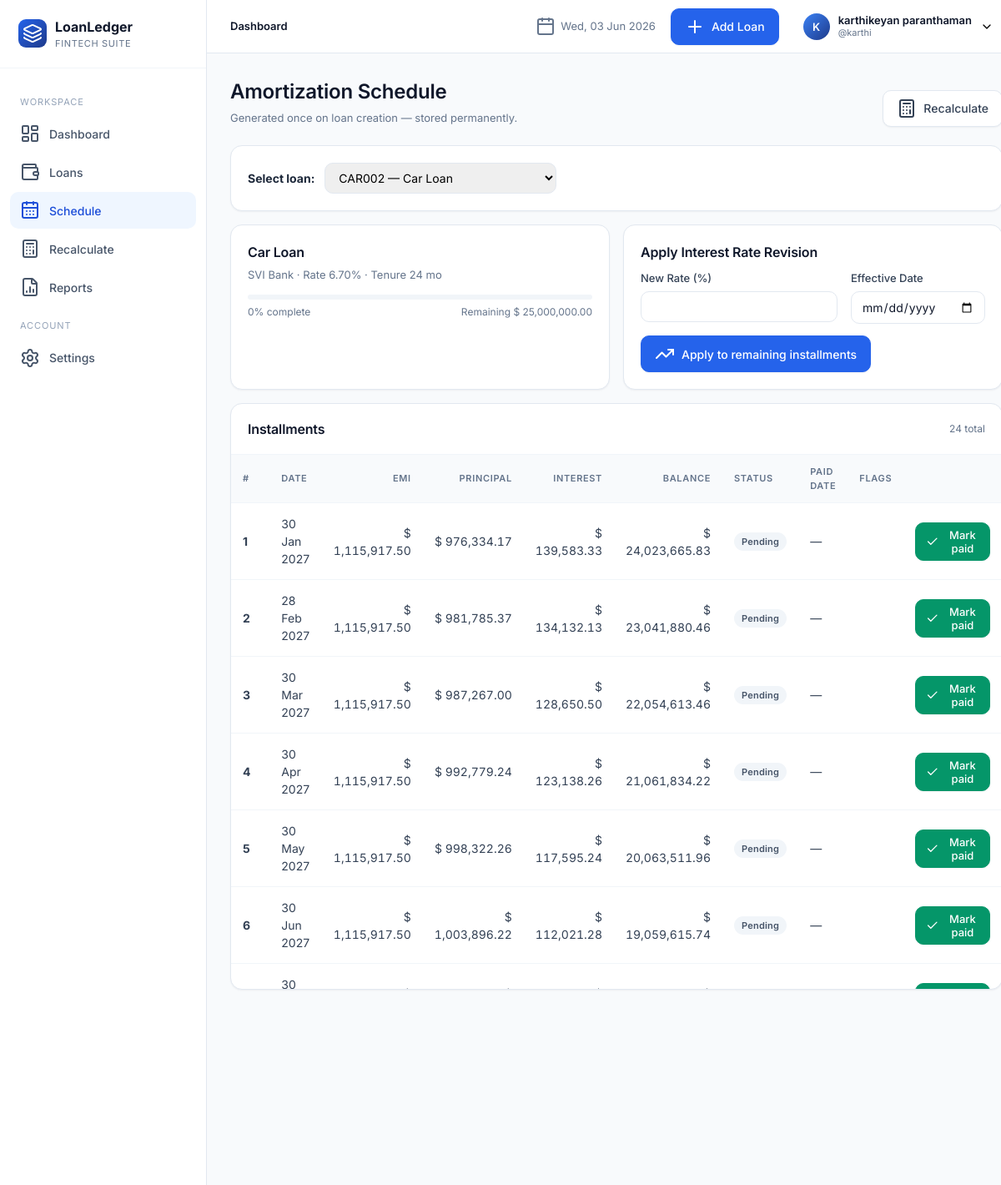
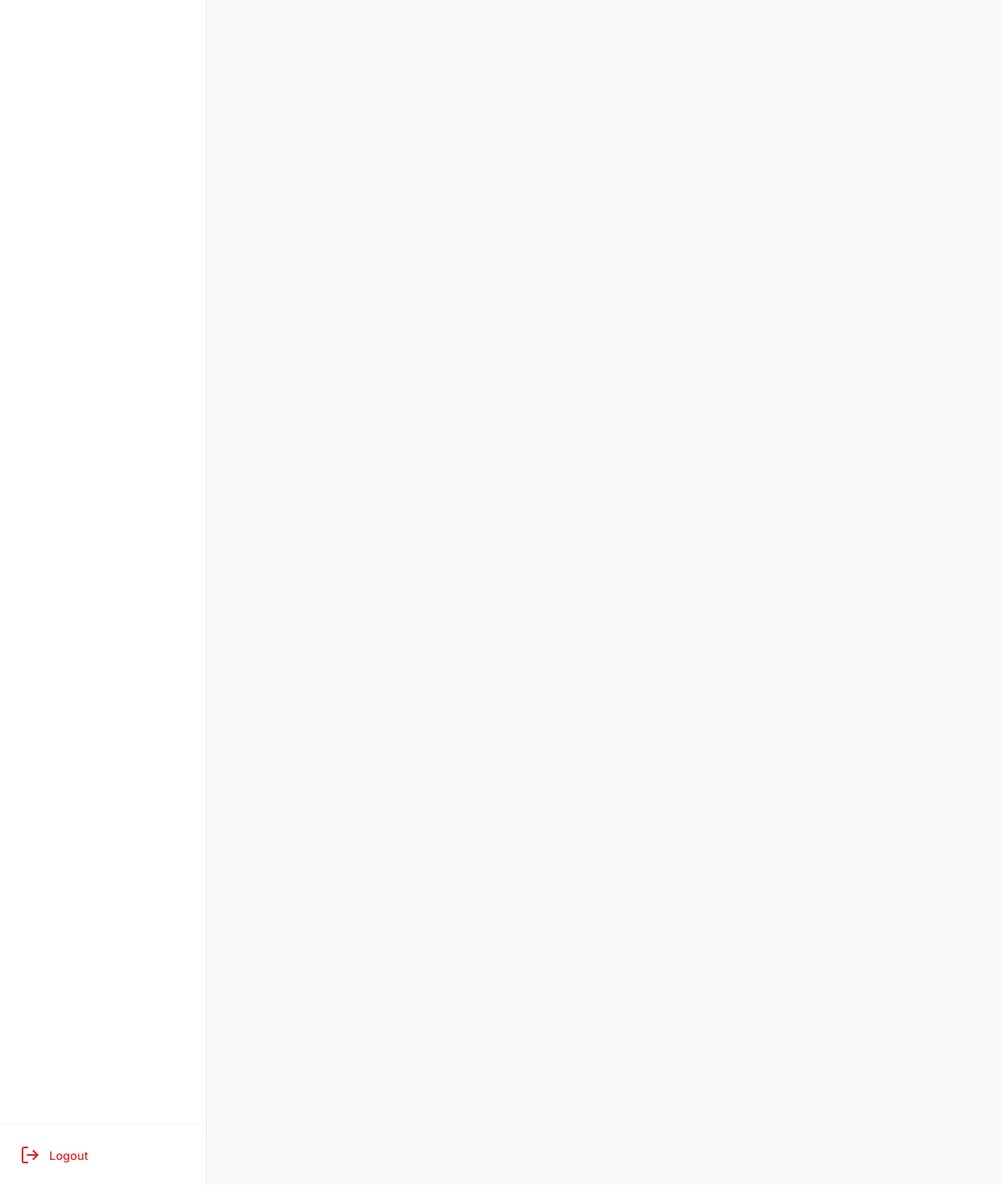
The page /schedule/ (signed in) on the database its author committed (2 pictures, top to bottom).
### app/models.py (models this page shows, shortened)
class User(UserMixin, db.Model):
    __tablename__ = "users"
    id = db.Column(db.Integer, primary_key=True)
    full_name = db.Column(db.String(120), nullable=False)
    username = db.Column(db.String(64), unique=True, nullable=False, index=True)
    email = db.Column(db.String(160), unique=True, nullable=False, index=True)
    password_hash = db.Column(db.String(256), nullable=False)
    preferred_currency = db.Column(db.String(8), default="INR")
    preferred_date_format = db.Column(db.String(20), default="%d %b %Y")
    created_at = db.Column(db.DateTime, default=datetime.utcnow)
    loans = db.relationship("Loan", backref="owner", lazy="dynamic", cascade="all, delete-orphan")

class Loan(db.Model):
    __tablename__ = "loans"
    id = db.Column(db.Integer, primary_key=True)
    user_id = db.Column(db.Integer, db.ForeignKey("users.id"), nullable=False, index=True)
    loan_id = db.Column(db.String(40), nullable=False, index=True)  # manual unique per user
    loan_name = db.Column(db.String(120), nullable=False)
    loan_category = db.Column(db.String(50), nullable=False, default="Personal")
    bank_name = db.Column(db.String(120), nullable=False)
    loan_amount = db.Column(db.Float, nullable=False)
    interest_rate = db.Column(db.Float, nullable=False)  # annual %
    down_payment = db.Column(db.Float, default=0)
    start_date = db.Column(db.Date, nullable=False)
    tenure_months = db.Column(db.Integer, nullable=False)
    loan_status = db.Column(db.String(20), default="Active", index=True)
    remaining_balance = db.Column(db.Float, default=0)
    completion_percentage = db.Column(db.Float, default=0)
    is_archived = db.Column(db.Boolean, default=False, index=True)
    balloon_date = db.Column(db.Date, nullable=True)
    balloon_amount = db.Column(db.Float, nullable=True)
    notes = db.Column(db.Text)
    closed_at = db.Column(db.DateTime, nullable=True)
    final_amount = db.Column(db.Float, nullable=True)
    closure_notes = db.Column(db.Text, nullable=True)
    created_at = db.Column(db.DateTime, default=datetime.utcnow)
    updated_at = db.Column(db.DateTime, default=datetime.utcnow, onupdate=datetime.utcnow)
    schedules = db.relationship("Schedule", backref="loan", lazy="dynamic",
                                cascade="all, delete-orphan", order_by="Schedule.month_index")
    __table_args__ = (db.UniqueConstraint("user_id", "loan_id", name="uq_user_loanid"),)

class Schedule(db.Model):
    __tablename__ = "schedules"
    id = db.Column(db.Integer, primary_key=True)
    loan_id = db.Column(db.Integer, db.ForeignKey("loans.id"), nullable=False, index=True)
    month_index = db.Column(db.Integer, nullable=False)
    payment_date = db.Column(db.Date, nullable=False)
    emi = db.Column(db.Float, nullable=False)
    principal = db.Column(db.Float, nullable=False)
    interest = db.Column(db.Float, nullable=False)
    remaining_balance = db.Column(db.Float, nullable=False)
    payment_status = db.Column(db.String(20), default="Pending")  # Pending / Paid / Overdue
    paid_date = db.Column(db.Date, nullable=True)
    notes = db.Column(db.String(255))
    is_balloon = db.Column(db.Boolean, default=False)
    is_revised = db.Column(db.Boolean, default=False)

### app/blueprints/schedule.py (the view)
@schedule_bp.route("/")
@login_required
def index():
    loans = current_user.loans.filter_by(is_archived=False).order_by(Loan.created_at.desc()).all()
    selected_id = request.args.get("loan_pk", type=int)
    loan = _get_loan(selected_id) if selected_id else (loans[0] if loans else None)
    revision_form = InterestRevisionForm()
    return render_template("schedule/index.html", loans=loans, loan=loan, revision_form=revision_form)

### app/forms.py
class InterestRevisionForm(FlaskForm):
    new_rate = FloatField("New Interest Rate (%)", validators=[DataRequired(), NumberRange(min=0, max=100)])
    effective_date = DateField("Effective Date", validators=[DataRequired()])
    submit = SubmitField("Apply Revision")

### app/utils.py (called while the page is built, shortened)
def format_currency(value, currency=None):
    if value is None:
        return "-"
    try:
        v = float(value)
    except Exception:
        return str(value)
    if currency is None and current_user and current_user.is_authenticated:
        currency = current_user.preferred_currency or "INR"
    currency = currency or "INR"
    sym = CURRENCY_SYMBOLS.get(currency, "")
    return f"{sym} {v:,.2f}"

def format_date(d, fmt=None):
    if not d:
        return "-"
    if fmt is None and current_user and current_user.is_authenticated:
        fmt = current_user.preferred_date_format or "%d %b %Y"
    fmt = fmt or "%d %b %Y"
    try:
        return d.strftime(fmt)
    except Exception:
        return str(d)

### app/templates/schedule/index.html (shortened to what this page needs)
{% extends "base.html" %}
{% block content %}
<div class="page-header">
  <div class="title-block">
    <h1>Amortization Schedule</h1>
    <div class="sub">Generated once on loan creation — stored permanently.</div>
  </div>
  <div class="actions">
    {% if loan %}
      <a href="{{ url_for('recalc.index', loan_pk=loan.id) }}" class="btn secondary">
        <i data-lucide="calculator"></i> Recalculate
      </a>
    {% endif %}
  </div>
</div>
{% if not loans %}
  <div class="card pad empty">
    <i data-lucide="calendar-x"></i>
    <h3>No loans yet</h3>
    <p>Create a loan to view its schedule.</p>
  </div>
{% else %}
  <div class="card" style="margin-bottom:16px">
    <div class="card-body" style="display:flex;align-items:center;gap:12px;flex-wrap:wrap">
      <strong>Select loan:</strong>
      <select onchange="location.href=this.value"
        style="padding:8px 12px;border:1px solid var(--slate-200);border-radius:10px">
        {% for l in loans %}
          <option value="{{ url_for('schedule.view', loan_pk=l.id) }}"
            {% if loan and l.id == loan.id %}selected{% endif %}>
            {{ l.loan_id }} — {{ l.loan_name }}
          </option>
        {% endfor %}
      </select>
    </div>
  </div>
  {% if loan %}
    <div class="grid grid-2" style="margin-bottom:16px">
      <div class="card pad">
        <h3 style="margin-bottom:6px">{{ loan.loan_name }}</h3>
        <div style="color:var(--slate-500);font-size:13px">
          {{ loan.bank_name }} · Rate {{ '%.2f'|format(loan.interest_rate) }}%
          · Tenure {{ loan.tenure_months }} mo
        </div>
        <div style="margin-top:14px">
          <div class="progress">
          </div>
          <div style="display:flex;justify-content:space-between;font-size:12px;color:var(--slate-500);margin-top:6px">
            <span>{{ '%.0f'|format(loan.completion_percentage) }}% complete</span>
            <span>Remaining {{ loan.remaining_balance|money }}</span>
          </div>
        </div>
      </div>
      <div class="card pad">
        <h3 style="margin-bottom:10px">Apply Interest Rate Revision</h3>
        <form method="post" action="{{ url_for('schedule.revise_interest', loan_pk=loan.id) }}">
          <div class="form-grid">
            <div class="form-row">
              <label>New Rate (%)</label>
              {{ revision_form.new_rate() }}
            </div>
            <div class="form-row">
              <label>Effective Date</label>
              {{ revision_form.effective_date() }}
            </div>
          </div>
          <button class="btn">
            <i data-lucide="trending-up"></i>
            Apply to remaining installments
          </button>
        </form>
      </div>
    </div>
    <div class="card">
      <div class="card-header">
        <h3>Installments</h3>
        <span style="font-size:12px;color:var(--slate-500)">
          {{ loan.schedules.count() }} total
        </span>
      </div>
      <div class="table-wrap" style="max-height:640px;overflow-y:auto">
        <table class="tbl">
          <thead>
            <tr>
              <th>#</th>
              <th>Date</th>
              <th class="num">EMI</th>
              <th class="num">Principal</th>
              <th class="num">Interest</th>
              <th class="num">Balance</th>
              <th>Status</th>
              <th>Paid Date</th>
              <th>Flags</th>
              <th></th>
            </tr>
          </thead>
          <tbody>
            {% for s in loan.schedules %}
            <tr>
              <td><strong>{{ s.month_index }}</strong></td>
              <td>{{ s.payment_date|fdate }}</td>
              <td class="num">{{ s.emi|money }}</td>
              <td class="num">{{ s.principal|money }}</td>
              <td class="num">{{ s.interest|money }}</td>
              <td class="num">{{ s.remaining_balance|money }}</td>
              <td data-status>
                <span class="badge {{ s.payment_status }}">{{ s.payment_status }}</span>
              </td>
              <td>
                {{ s.paid_date|fdate if s.paid_date else '—' }}
              </td>
              <td>
              </td>
              <td>
                {% if s.payment_status == 'Paid' %}
                  <form method="post"
                        action="{{ url_for('schedule.undo_paid', loan_pk=loan.id, schedule_id=s.id) }}"
                        data-ajax="payment"
                        data-schedule-id="{{ s.id }}"
                        data-kind="undo"
                        style="display:inline">
                    <input type="hidden" name="csrf_token" value="{{ csrf_token() }}">
                    <button class="btn ghost sm">
                      <i data-lucide="rotate-ccw"></i>
                    </button>
                  </form>
                {% else %}
                  <form method="post"
                        action="{{ url_for('schedule.mark_paid', loan_pk=loan.id, schedule_id=s.id) }}"
                        data-ajax="payment"
                        data-schedule-id="{{ s.id }}"
                        data-kind="paid"
                        style="display:inline">
                    <button class="btn success sm">
                      <i data-lucide="check"></i> Mark paid
                    </button>
                  </form>
                {% endif %}
              </td>
            </tr>
            {% endfor %}
          </tbody>
        </table>
      </div>
    </div>
  {% endif %}
{% endif %}
{% endblock %}

### app/templates/_topnav.html (shortened to what this page needs)
<header class="topnav">
  <div class="crumbs">
    {% block crumbs %}<strong>Dashboard</strong>{% endblock %}
  </div>
  <div class="date"><i data-lucide="calendar"></i> {{ now.strftime('%a, %d %b %Y') }}</div>
  {% if request.endpoint and not request.endpoint.startswith('settings.') %}
    <a href="{{ url_for('loans.add') }}" class="btn"><i data-lucide="plus"></i> Add Loan</a>
  {% endif %}
  <div class="profile">
    <button class="profile-btn">
      <div class="avatar">{{ current_user.full_name[:1]|upper }}</div>
      <div style="text-align:left;line-height:1.2">
        <div style="font-weight:600;font-size:13px;color:var(--slate-900)">{{ current_user.full_name }}</div>
        <div style="font-size:11px;color:var(--slate-500)">@{{ current_user.username }}</div>
      </div>
      <i data-lucide="chevron-down" style="width:16px;height:16px"></i>
    </button>
  </div>
</header>

### app/static/css/styles.css (style rules this page uses)
:root { --blue-50:#EFF6FF;--blue-100:#DBEAFE;--blue-500:#3B82F6;--blue-600:#2563EB;--blue-700:#1D4ED8;--blue-900:#1E3A8A; --emerald-50:#ECFDF5;--emerald-500:#10B981;--emerald-600:#059669; --slate-50:#F8FAFC;--slate-100:#F1F5F9;--slate-200:#E2E8F0;--slate-300:#CBD5E1;--slate-400:#94A3B8; --slate-500:#64748B;--slate-600:#475569;--slate-700:#334155;--slate-800:#1E293B;--slate-900:#0F172A; --danger:#DC2626;--warning:#F59E0B;--success:#10B981; --shadow-sm:0 1px 2px rgba(15,23,42,.05); --shadow:0 1px 3px rgba(15,23,42,.08),0 1px 2px rgba(15,23,42,.04); --shadow-lg:0 10px 30px -10px rgba(15,23,42,.18); --radius:14px;--radius-sm:10px;--radius-lg:18px; --sidebar-w:248px;--topnav-h:64px; --font:'Inter',ui-sans-serif,system-ui,-apple-system,Segoe UI,Roboto,sans-serif; }
* { box-sizing:border-box;margin:0;padding:0 }
html,body { height:100% }
body { font-family:var(--font);background:var(--slate-50);color:var(--slate-800);font-size:14px;line-height:1.5;-webkit-font-smoothing:antialiased }
a { color:var(--blue-600);text-decoration:none }
h1,h2,h3,h4 { color:var(--slate-900);font-weight:600;letter-spacing:-.01em }
h1 { font-size:24px }
h3 { font-size:16px }
button,input,select,textarea { font-family:inherit;font-size:14px }
.btn { display:inline-flex;align-items:center;gap:8px;padding:9px 16px;border-radius:var(--radius-sm); background:var(--blue-600);color:#fff;border:1px solid var(--blue-600);cursor:pointer; font-weight:500;transition:all .15s;box-shadow:var(--shadow-sm) }
.btn.secondary { background:#fff;color:var(--slate-700);border-color:var(--slate-200) }
.btn.success { background:var(--emerald-600);border-color:var(--emerald-600) }
.btn.sm { padding:6px 12px;font-size:13px }
.topnav { height:var(--topnav-h);background:#fff;border-bottom:1px solid var(--slate-200); display:flex;align-items:center;padding:0 28px;gap:18px;position:sticky;top:0;z-index:15 }
.topnav .crumbs { font-size:13px;color:var(--slate-500) }
.topnav .crumbs strong { color:var(--slate-900);font-weight:600 }
.topnav .date { color:var(--slate-500);font-size:13px;display:flex;align-items:center;gap:6px }
.topnav .profile { position:relative }
.topnav .profile-btn { display:flex;align-items:center;gap:10px;padding:6px 10px;border-radius:10px;background:transparent;border:1px solid transparent;cursor:pointer }
.topnav .avatar { width:32px;height:32px;border-radius:50%;background:linear-gradient(135deg,var(--blue-500),var(--blue-900));color:#fff;display:flex;align-items:center;justify-content:center;font-weight:600;font-size:13px }
.page-header { display:flex;align-items:flex-end;justify-content:space-between;margin-bottom:22px;gap:16px;flex-wrap:wrap }
.page-header .title-block .sub { color:var(--slate-500);font-size:13px;margin-top:4px }
.actions { display:flex;gap:10px;flex-wrap:wrap }
.card { background:#fff;border:1px solid var(--slate-200);border-radius:var(--radius);box-shadow:var(--shadow-sm) }
.card.pad { padding:20px }
.card-header { padding:18px 20px;border-bottom:1px solid var(--slate-100);display:flex;align-items:center;justify-content:space-between;gap:12px }
.card-header h2,.card-header h3 { margin:0 }
.card-body { padding:20px }
.grid { display:grid;gap:16px }
.grid-2 { grid-template-columns:repeat(2,1fr) }
.table-wrap { overflow-x:auto }
table.tbl { width:100%;border-collapse:collapse }
table.tbl th { text-align:left;font-size:11px;color:var(--slate-500);text-transform:uppercase;letter-spacing:.06em;font-weight:600;padding:12px 14px;border-bottom:1px solid var(--slate-100);background:var(--slate-50);position:sticky;top:0 }
table.tbl td { padding:14px;border-bottom:1px solid var(--slate-100);color:var(--slate-700) }
table.tbl td.num,table.tbl th.num { text-align:right;font-variant-numeric:tabular-nums }
.badge { display:inline-flex;align-items:center;padding:3px 9px;border-radius:999px;font-size:11px;font-weight:600;letter-spacing:.02em }
.badge.Pending { background:var(--slate-100);color:var(--slate-600) }
.form-row { display:flex;flex-direction:column;gap:6px;margin-bottom:14px }
.form-row label { font-size:13px;color:var(--slate-700);font-weight:500 }
.form-row input,.form-row select,.form-row textarea { padding:9px 12px;border:1px solid var(--slate-200);border-radius:var(--radius-sm);background:#fff;color:var(--slate-900);transition:border-color .12s,box-shadow .12s }
.form-grid { display:grid;grid-template-columns:repeat(2,1fr);gap:16px }
.progress { height:6px;background:var(--slate-100);border-radius:999px;overflow:hidden }

### rows shown on the page
User: full_name "K", full_name "karthikeyan paranthaman", username "karthi"
Loan: loan_name "Car Loan", bank_name "SVI Bank", interest_rate "6.70", tenure_months "24", completion_percentage "0", remaining_balance "$ 25,000,000.00"
Schedule: month_index "1", payment_date|fdate "30 Jan 2027", emi "$ 1,115,917.50", principal "$ 976,334.17", interest "$ 139,583.33", remaining_balance "$ 24,023,665.83", payment_status "Pending", paid_date|fdate "—"
Schedule: month_index "2", payment_date|fdate "28 Feb 2027", emi "$ 1,115,917.50", principal "$ 981,785.37", interest "$ 134,132.13", remaining_balance "$ 23,041,880.46", payment_status "Pending", paid_date|fdate "—"
Schedule: month_index "3", payment_date|fdate "30 Mar 2027", emi "$ 1,115,917.50", principal "$ 987,267.00", interest "$ 128,650.50", remaining_balance "$ 22,054,613.46", payment_status "Pending", paid_date|fdate "—"
Schedule: month_index "4", payment_date|fdate "30 Apr 2027", emi "$ 1,115,917.50", principal "$ 992,779.24", interest "$ 123,138.26", remaining_balance "$ 21,061,834.22", payment_status "Pending", paid_date|fdate "—"
Schedule: month_index "5", payment_date|fdate "30 May 2027", emi "$ 1,115,917.50", principal "$ 998,322.26", interest "$ 117,595.24", remaining_balance "$ 20,063,511.96", payment_status "Pending", paid_date|fdate "—"
Schedule: month_index "6", payment_date|fdate "30 Jun 2027", emi "$ 1,115,917.50", principal "$ 1,003,896.22", interest "$ 112,021.28", remaining_balance "$ 19,059,615.74", payment_status "Pending", paid_date|fdate "—"
Schedule: payment_date|fdate "30…"

### other values the page prints
{{ loan.schedules.count() }} "24"
form field value "CAR002 — Car Loan"
